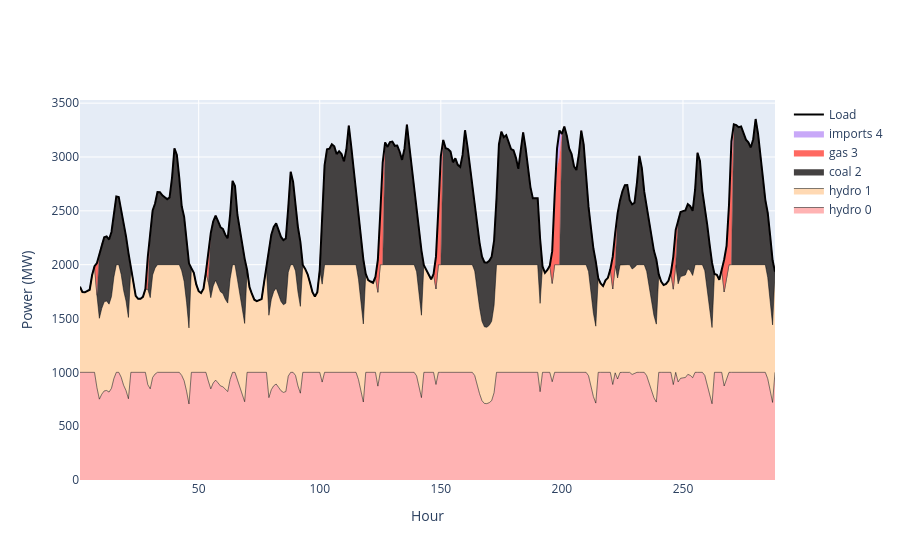

Notebook source saved alongside this figure:
### Code cell
st = Setup()
a = [st.units(1, "hydro", 100, 1000, 30, 0, 1000, 0, True, 0) for _ in range(2)] # 10% @ 100%/hour
b = [st.units(1, "coal", 600, 1500, 40, 0, 1500, 8, True, 0) for _ in range(1)] # 40% @ 100%/hour
c = [st.units(1, "gas", 300, 1000, 60, 0, 300, 0, True, 0) for _ in range(1)] # 30% @ 100%/hour
d = [st.units(1, "imports", 0, 1000, 100, 0, 1000, 0, True, 0) for _ in range(1)] # ideal peaker unit
a += b + c + d

st.setup_generator_bids(a)
mo = Market(st.original_bids, st.load_schedule.iloc[0:24*6*2])
mo.start()
chart_by_type(mo.logs)

### Figure 1 — Plotly figure (JSON) as saved in the notebook; plotly's stock layout.template omitted (floating-point values rounded to 4 significant figures; data arrays with more than 128 entries replaced by an {"elided": "..."} marker saying what was removed)
{"data": [{"fillcolor": "#FFB3B3", "line": {"color": "black", "width": 0.5}, "mode": "lines", "name": "hydro 0", "stackgroup": "one", "type": "scatter", "x": {"elided": "288 int values"}, "y": {"elided": "288 float values"}}, {"fillcolor": "#FFD9B3", "line": {"color": "black", "width": 0.5}, "mode": "lines", "name": "hydro 1", "stackgroup": "one", "type": "scatter", "x": {"elided": "288 int values"}, "y": {"elided": "288 float values"}}, {"fillcolor": "#444141", "line": {"color": "#444141", "width": 0.5}, "mode": "lines", "name": "coal 2", "stackgroup": "one", "type": "scatter", "x": {"elided": "288 int values"}, "y": {"elided": "288 float values"}}, {"fillcolor": "#FF6961", "line": {"color": "#FF6961", "width": 0.5}, "mode": "lines", "name": "gas 3", "stackgroup": "one", "type": "scatter", "x": {"elided": "288 int values"}, "y": {"elided": "288 float values"}}, {"fillcolor": "#C8A8F8", "line": {"color": "#C8A8F8", "width": 0.5}, "mode": "lines", "name": "imports 4", "stackgroup": "one", "type": "scatter", "x": {"elided": "288 int values"}, "y": {"elided": "288 float values"}}, {"line": {"color": "black", "width": 2}, "mode": "lines", "name": "Load", "type": "scatter", "x": {"elided": "288 int values"}, "y": {"elided": "288 float values"}}], "layout": {"xaxis": {"title": {"text": "Hour"}}, "yaxis": {"title": {"text": "Power (MW)"}}}}
